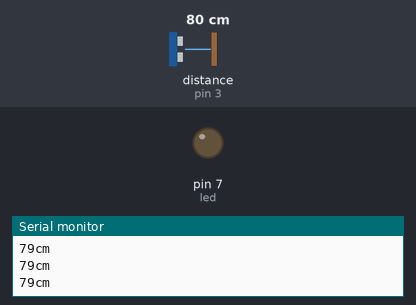
Recording of a sketch running on a simulated Arduino Uno, built with avr-gcc and run on an emulated ATmega328P. Shown: output pins drawn as LEDs (lit = HIGH), the last lines printed to the serial monitor. Wiring (inferred from the names in the program): ultrasonic range finder: trigger pin 2; echo pin 3. The test bench sets the inputs (shaded band); at power-on: distance to the obstacle (sensor on pin 3) 80 cm. The echo pulse lasts 58.3 µs per cm; pins used as bus, display or sensor lines are not drawn.

Above: at 1.2 s.
1.3 s: distance to the obstacle (sensor on pin 3) set to 2 cm
At 2.5 s:
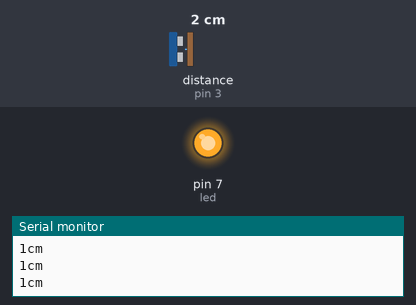
2.8 s: distance to the obstacle (sensor on pin 3) set to 9 cm
4.3 s: distance to the obstacle (sensor on pin 3) set to 12 cm
At 5.1 s:
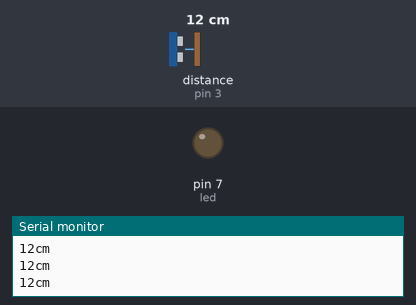
7.3 s: distance to the obstacle (sensor on pin 3) set to 4 cm
At 8.3 s:
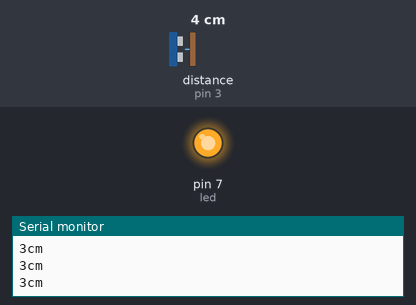
Timing chart, 0 to 9.8 s (numbered marks = the images above; inputs shaded):
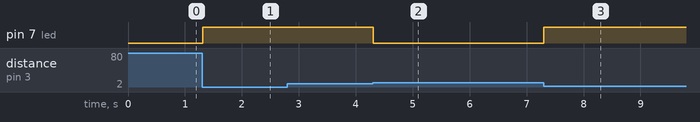

The sketch:

ultrassom.ino
```cpp
#define trig 2
#define echo 3
#define led 7
void setup() {
  Serial.begin(9600);
  pinMode(trig, OUTPUT);
  pinMode(led,OUTPUT);
  pinMode(echo, INPUT);
}

void loop() {

  //pinMode(trig,OUTPUT);
  digitalWrite(trig, LOW);
  delayMicroseconds(5);
  digitalWrite(trig, HIGH);
  delayMicroseconds(10);
  digitalWrite(trig, LOW);

  //pintMode(echo, INPUT);
  int duration = pulseIn(echo, HIGH);
  int cm = (duration/2)/ 29.1;

  Serial.print(cm);
  Serial.print("cm");
  Serial.println();
  //Caso o ultrassom detecte um objeto a uma proximidade de 10cm ou menor, o LED será acesso, caso não, o LED ficará desligado.
  cm <= 10 ? digitalWrite(led,HIGH) : digitalWrite(led, LOW);
}
```

Measured:
- the behaviour switches between 10 and 11 cm on distance to the obstacle (sensor on pin 3) (found by bisection; images 1 and 2)
- after the input at 1.3 s, pin 7 (led): LOW → HIGH at once
- after the input at 4.3 s, pin 7 (led): HIGH → LOW at once
- after the input at 7.3 s, pin 7 (led): LOW → HIGH at once
